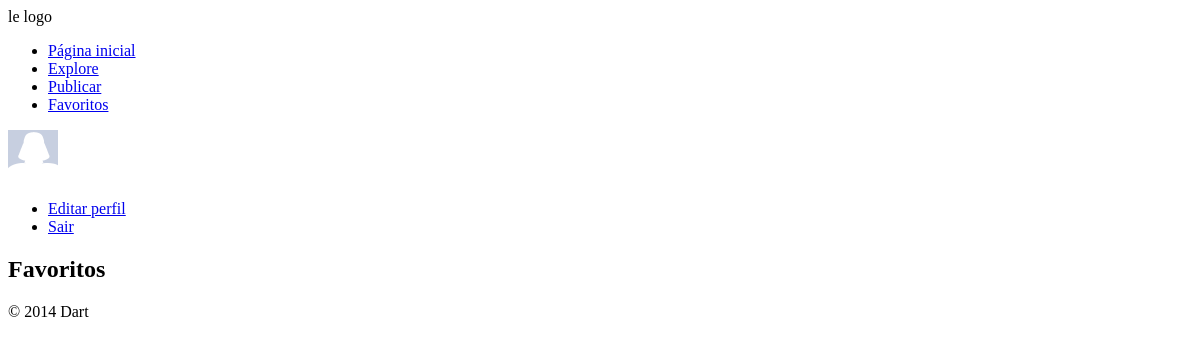
Before: /favoritos.php (signed in) with the older database file.
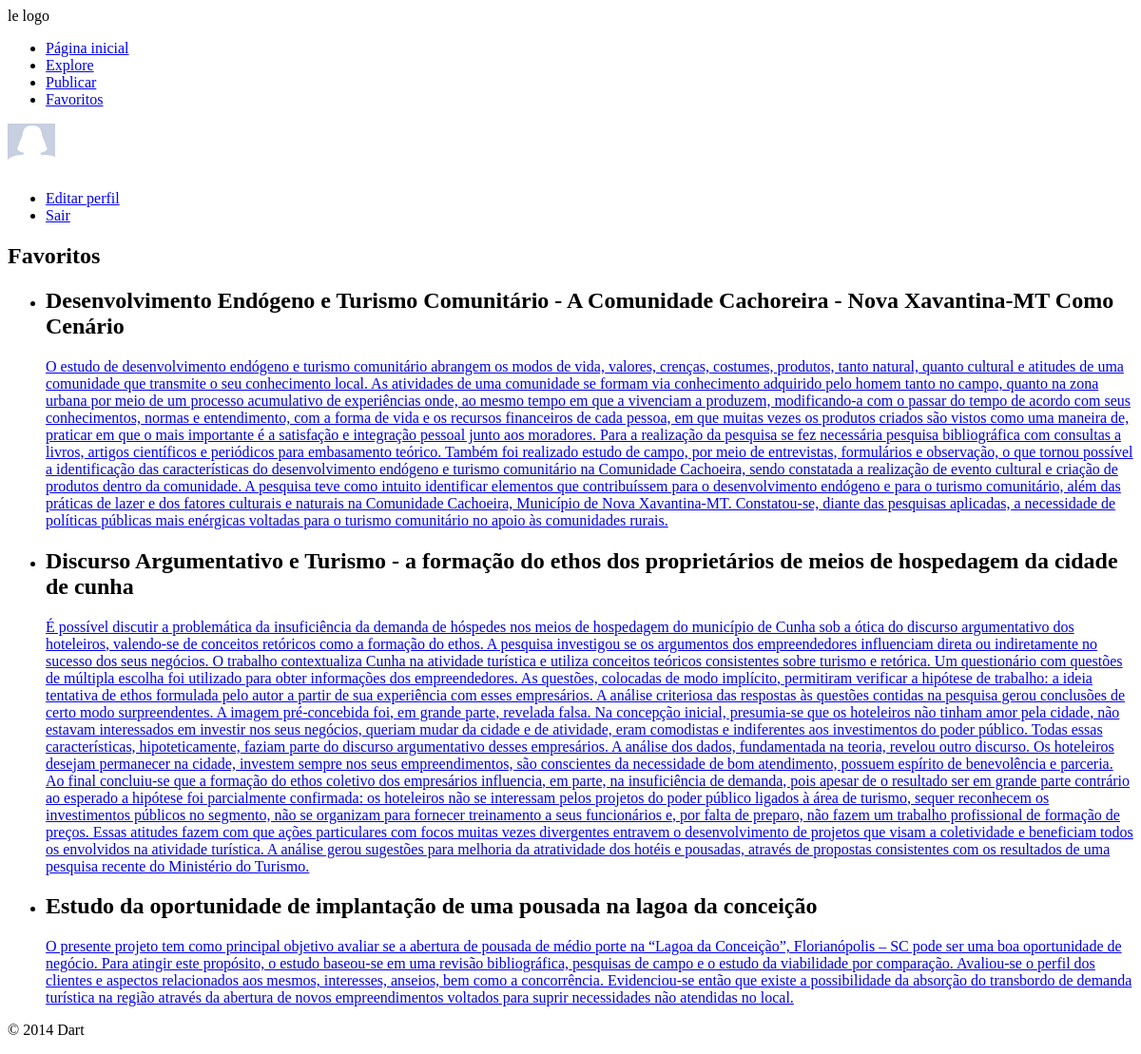
After: the same page with the newer database file.
### tables this page shows
CREATE TABLE `trabalho` (
  `cd_trabalho` int(11) NOT NULL AUTO_INCREMENT,
  `nm_titulo` varchar(200) NOT NULL,
  `ds_resumo` text,
  `cd_escola` int(11) NOT NULL,
  `cd_curso` int(11) NOT NULL,
  `dt_publicado` datetime NOT NULL,
  `aa_publicacao` int(4) NOT NULL,
  PRIMARY KEY (`cd_trabalho`),
  KEY `fk_trabalhoescola` (`cd_escola`),
  KEY `fk_trabalhocurso` (`cd_curso`),
  CONSTRAINT `fk_trabalhocurso` FOREIGN KEY (`cd_curso`) REFERENCES `curso` (`cd_curso`),
  CONSTRAINT `fk_trabalhoescola` FOREIGN KEY (`cd_escola`) REFERENCES `escola` (`cd_escola`)
);

### sessao.php (called while the page is built, shortened)
<?php
if(isset($_SESSION["logado"]) && $_SESSION["logado"] == true) {
	$sessao = $_SESSION;
}
else {
	$logado = false;
}
?>

### conexao.class.php (called while the page is built, shortened)
<?php
class Conexao {
	private $host = "localhost:3307";
	private $usuario = "root";
	private $senha = "usbw";
	private $banco = "keepup";
	private function conectar() {
		if($this->conexao = mysql_connect($this->host, $this->usuario, $this->senha)) {
			if($this->conexaoBanco = mysql_select_db($this->banco)) {
				return $this;
			}
		}
		die(mysql_error());
	}
	public function consultar($sql) {
		if($query = mysql_query($sql)) {
			$arr_resultado = array();
			while($resultado = mysql_fetch_array($query)) {
				array_push($arr_resultado, $resultado);
			}
			return $arr_resultado;
		}
		else {
			echo mysql_error();
			$this->desconectar();
			return false;
		}
	}
}
?>

### public_html/favoritos.php (the view, shortened to what this page needs)
<?php
require_once "../sessao.php";
if($logado && $sessao["tipoConta"] == "A") {
	require_once "../conexao.class.php";
	$conexao = new Conexao();
	$favsql =
		"SELECT
			t.nm_titulo 'nm_titulo',
			t.ds_resumo 'ds_resumo',
			t.cd_trabalho 'cd_trabalho'
		FROM
			trabalho t, favorito f
		WHERE
			t.cd_trabalho = f.cd_trabalho and
			f.cd_aluno = {$sessao["cd_aluno"]}
		ORDER BY
			f.dt_favoritado DESC";
	$sessao["favoritos"] = $conexao->consultar($favsql);
}
else {
	header("location:./");
}
?>
<!doctype html>
<html>
	<head>
	</head>
	<body>
		<?php include "header.php"; ?>
		<section id="favoritos">
			<h1>Favoritos</h1>
			<?php if(isset($sessao["favoritos"]) && sizeof($sessao["favoritos"]) > 0) { ?>
				<ul>
					<?php foreach($sessao["favoritos"] as $favorito) { ?>
						<li>
							<h1><?php echo $favorito["nm_titulo"]; ?></h1>
							<p>
								<a href="<?php echo "docs/{$favorito["cd_trabalho"]}/main.pdf"; ?>">
									<?php echo $favorito["ds_resumo"]; ?>
								</a>
							</p>
						</li>
					<?php } ?>
				</ul>
			<?php } ?>
		<?php include 'footer.php'; ?>
	</body>
</html>

Changed rows visible on the page:
added trabalho: nm_titulo "Desenvolvimento Endógeno e Turismo Comunitário - A Comunidade Cachoreira - Nova Xavantina-MT Como Cenário", ds_resumo "O estudo de desenvolvimento endógeno e turismo comunitário abrangem os modos de vida, valores, crenças, costumes, produtos, tanto natural, quanto cultural e atitudes de uma comunidade que transmite o seu conhecimento local. As atividades de uma comunidade se formam via conhecimento adquirido pelo homem tanto no campo, quanto na zona urbana por meio de um processo acumulativo de experiências onde, ao mesmo tempo em que a vivenciam a produzem, modificando-a com o passar do tempo de acordo com seus conhecimentos, normas e entendimento, com a forma de vida e os recursos financeiros de cada pessoa, em que muitas vezes os produtos criados são vistos como uma maneira de, praticar em que o mais…"
added trabalho: nm_titulo "Discurso Argumentativo e Turismo - a formação do ethos dos proprietários de meios de hospedagem da cidade de cunha", ds_resumo "É possível discutir a problemática da insuficiência da demanda de hóspedes nos meios de hospedagem do município de Cunha sob a ótica do discurso argumentativo dos hoteleiros, valendo-se de conceitos retóricos como a formação do ethos. A pesquisa investigou se os argumentos dos empreendedores influenciam direta ou indiretamente no sucesso dos seus negócios. O trabalho contextualiza Cunha na atividade turística e utiliza conceitos teóricos consistentes sobre turismo e retórica. Um questionário com questões de múltipla escolha foi utilizado para obter informações dos empreendedores. As questões, colocadas de modo implícito, permitiram verificar a hipótese de trabalho: a ideia tentativa de…"
added trabalho: nm_titulo "Estudo da oportunidade de implantação de uma pousada na lagoa da conceição", ds_resumo "O presente projeto tem como principal objetivo avaliar se a abertura de pousada de médio porte na “Lagoa da Conceição”, Florianópolis – SC pode ser uma boa oportunidade de negócio. Para atingir este propósito, o estudo baseou-se em uma revisão bibliográfica, pesquisas de campo e o estudo da viabilidade por comparação. Avaliou-se o perfil dos clientes e aspectos relacionados aos mesmos, interesses, anseios, bem como a concorrência. Evidenciou-se então que existe a possibilidade da absorção do transbordo de demanda turística na região através da abertura de novos empreendimentos voltados para suprir necessidades não atendidas no local."
